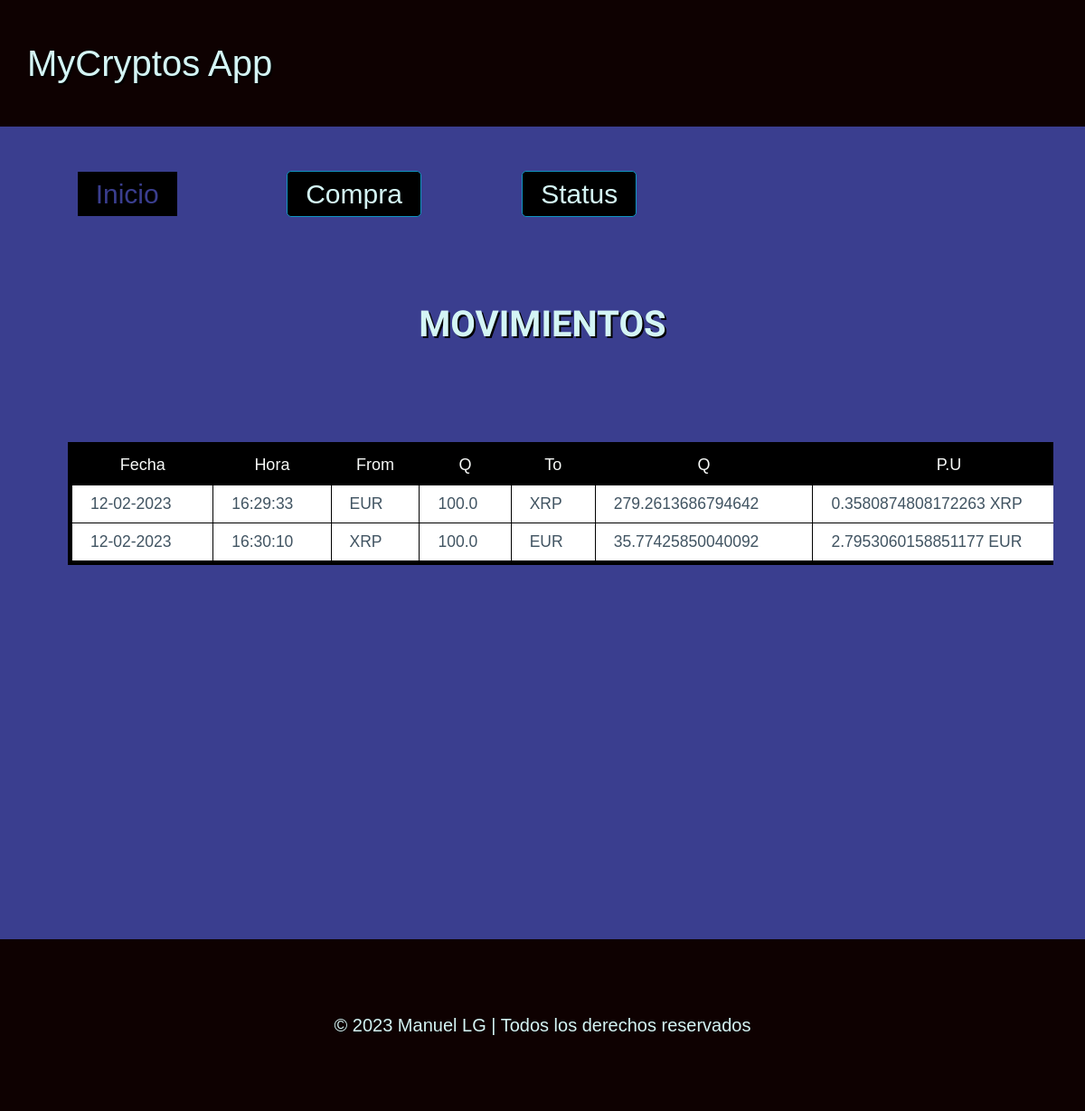
Before: / with the older database file.
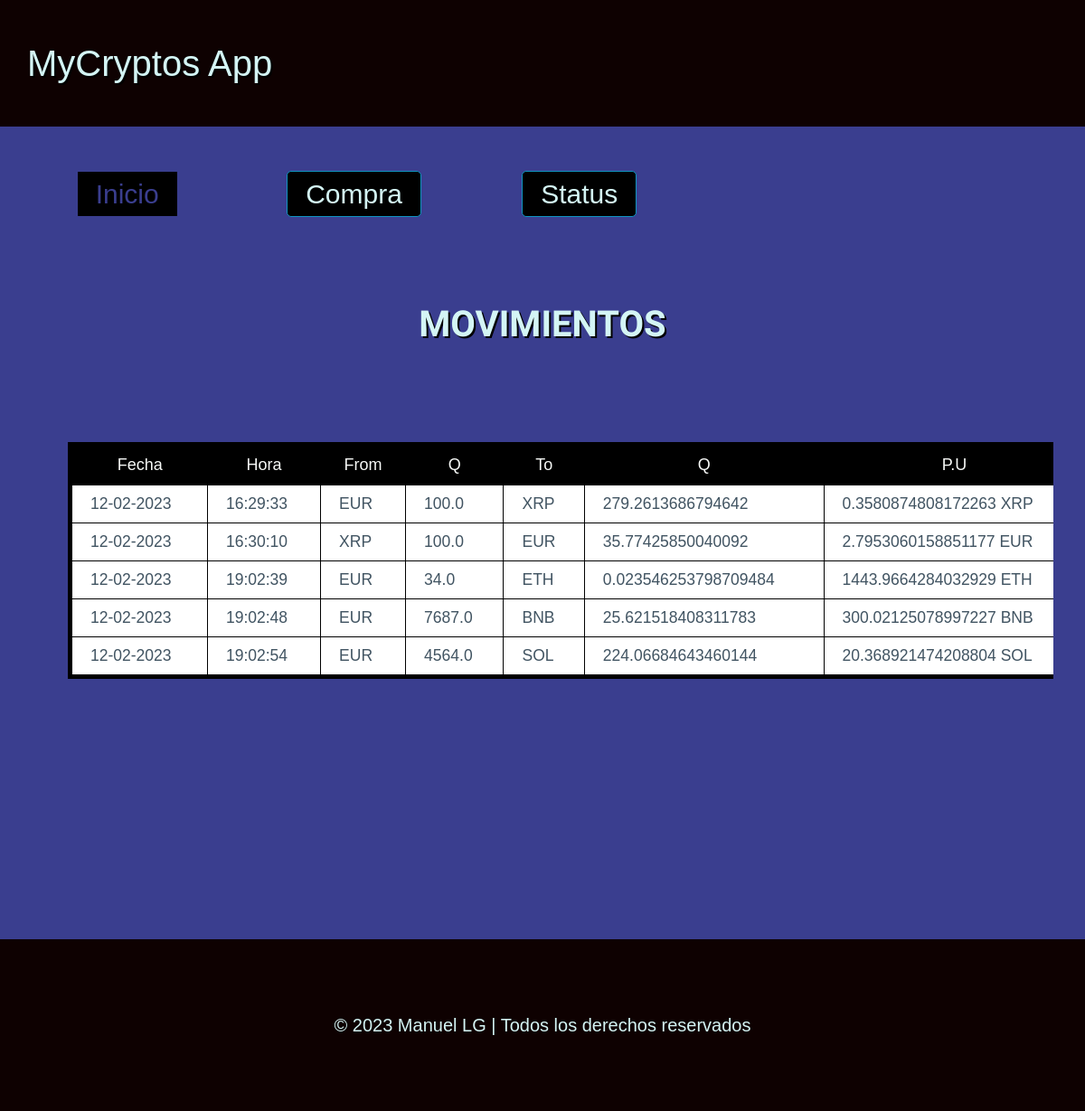
After: the same page with the newer database file.
### tables this page shows
CREATE TABLE "movimientos" (
	"id"	INTEGER,
	"fecha"	TEXT NOT NULL,
	"hora"	TEXT NOT NULL,
	"moneda_from"	TEXT NOT NULL,
	"cantidad_from"	REAL NOT NULL,
	"moneda_to"	TEXT NOT NULL,
	"cantidad_to"	REAL NOT NULL,
	PRIMARY KEY("id" AUTOINCREMENT)
);

### cryptos_changes/routes.py (the view)
@app.route("/")
def inicio():
    try:
        datos = data_manager.recuperar_datos()
        if isinstance(datos,dict):
            lista =[]
            lista.append(datos)
            return render_template("index.html",movimientos = lista)
        else:
            return render_template("index.html",movimientos = datos)
    except sqlite3.Error as e:
        flash("Se ha producido un error en la BBDD. Inténtelo más tarde")
        return render_template("index.html",movimientos = [])

### cryptos_changes/models.py (called while the page is built)
    def crear_diccionario(self,cur):
        filas = cur.fetchall()
        campos = []
        for item in cur.description:
            campos.append(item[0])
        resultado =[]
        for fila in filas:
            registro = {}
            for clave,valor in zip(campos,fila):
                registro[clave] = valor
            resultado.append(registro)
        return resultado[0] if len(resultado)== 1 else resultado

    def consulta(self, consulta, params= []):
        con= sqlite3.connect(self.origen_datos)
        cur = con.cursor()
        cur.execute(consulta, params)
        if cur.description:
            resultado = self.crear_diccionario(cur)
        else:
            resultado = None
            con.commit()
        con.close()
        return resultado

    def recuperar_datos(self):
        return self.consulta("SELECT * FROM movimientos ORDER BY fecha")

### cryptos_changes/templates/index.html (shortened to what this page needs)
{% extends 'base.html' %}
{% block menu%}
    <nav class="navbar-container">
        <ul class = "navbar-list">
            <li class="navbar-item"><p class="item-desactivado">Inicio</p></li>
            <li class="navbar-item"><a href="/purchase" role="button">Compra</a></li>
            <li class="navbar-item"><a href="/status" role="button">Status</a></li>
        </ul>
    </nav>
{% endblock %}
{% block contenido %}
    <h1 class="titulo-seccion" >MOVIMIENTOS</h1>
    {% if movimientos %}
        <div class="table-container" style=  "width: 100%; height: 700px; overflow: auto;">
            <table class="table" >
                <thead class="cabecera">
                    <tr class="cabecera">
                        <th>Fecha</th>
                        <th>Hora</th>
                        <th>From</th>
                        <th>Q</th>
                        <th>To</th>
                        <th>Q</th>
                        <th>P.U</th>
                    </tr>
                </thead>
                <tbody>
                    {% for item in movimientos %}
                        <tr>
                            <td>{{item['fecha']}}</td>
                            <td>{{item['hora']}}</td>
                            <td>{{item['moneda_from']}}</td>
                            <td>{{item['cantidad_from']}}</td>
                            <td>{{item['moneda_to']}}</td>
                            <td>{{item['cantidad_to']}}</td>
                            <td>{{item['cantidad_from']/item['cantidad_to']}} {{item['moneda_to']}}</td>
                        </tr>
                    {% endfor %}
                </tbody>
            </table>
        </div>
        {% else %}
            <div class="no-movs"><h1 class="subtitulo">Sin movimientos</h1></div>
        {% endif %}
{% endblock %}

### cryptos_changes/templates/base.html (shortened to what this page needs)
<html lang="en">
<head>
    <link rel="stylesheet" href="{{ url_for('static', filename = 'css/pico.css')}}">
    <link rel="stylesheet" href="{{ url_for('static', filename = 'css/styles.css')}}">
    <link rel="stylesheet" href="{{ url_for('static', filename = 'css/index.css')}}">
    <link rel="stylesheet" href="{{ url_for('static', filename = 'css/purchase.css')}}">
    <link rel="stylesheet" href="{{ url_for('static', filename = 'css/status.css')}}">
</head>
<body>
    <header class="logo">
        MyCryptos App
    </header>
    {% block menu %}
    {% endblock %}
    <section class="container">
        {% block contenido %}{% endblock %}
    </section>
    <footer class="footer">
             © 2023 Manuel LG | Todos los derechos reservados
    </footer>
</body>
</html>

### cryptos_changes/static/css/styles.css (style rules this page uses)
:root { --bg-color: #3A3E8F; --title-color: #d4f5f5ff; --second-color: #000000; --white-color: #F7F9F7; }
body { display: block; background-color: var(--bg-color); background-size: cover; color: var(--title-color); font-family: Verdana, Geneva, Tahoma, sans-serif }
header { display: block; background-color: #0E0101; background-size: cover; color: var(--title-color); font-family: Verdana, Geneva, Tahoma, sans-serif }
footer { background-color: #0E0101; position: absolute; text-align:center ; margin: 0; bottom: 0; width: 100%; }
.navbar-container { display: flex; justify-content: left; padding: 0; margin: 0; margin-bottom: 2rem; }
.navbar-list { display: flex; flex-direction: row; justify-content: space-around; padding: 1.5rem; width: 100vh; }
.navbar-item a,p { color: var(--title-color); font-size: 1.5rem; font-weight: 500; float:right; padding: 2px 1rem; background-color:var(--second-color); text-shadow: var(--second-color) 2px 2px; }
.item-desactivado { color: var(--bg-color) }
.logo { font-size: 2rem; padding:2rem 0 2rem 1.5rem; text-shadow: black 2px 2px; }
.titulo-seccion { font-family: 'Chakra Petch', sans-serif; font-weight: 700; font-size: 2rem; color: var(--title-color); display: flex; justify-content: center; text-shadow: black 2px 2px; }

### cryptos_changes/static/css/index.css (style rules this page uses)
.table { background-color: var(--background-color); border: solid 5px; border-color: var(--second-color); margin: 2rem; align-items: center; width: 100%; }
.cabecera { background-color: var(--second-col); }
.table thead { text-align: center; font-size: large; background-color: var(--second-color); color: var(--second-color); border-bottom: solid 2px ; }
.table thead th { color: var(--white-color); text-align: center; font-size: large; border-bottom: solid 2px ; border-color: var(--second-color); }
td { border: solid #000 1px ; }

Changed rows visible on the page:
added movimientos: fecha "12-02-2023", hora "19:02:39", moneda_from "EUR", cantidad_from "34.0", moneda_to "ETH", cantidad_to "0.023546253798709484", item['cantidad_from']/item['cantidad_to'] "1443.9664284032929"
added movimientos: fecha "12-02-2023", hora "19:02:48", moneda_from "EUR", cantidad_from "7687.0", moneda_to "BNB", cantidad_to "25.621518408311783", item['cantidad_from']/item['cantidad_to'] "300.02125078997227"
added movimientos: fecha "12-02-2023", hora "19:02:54", moneda_from "EUR", cantidad_from "4564.0", moneda_to "SOL", cantidad_to "224.06684643460144", item['cantidad_from']/item['cantidad_to'] "20.368921474208804"
